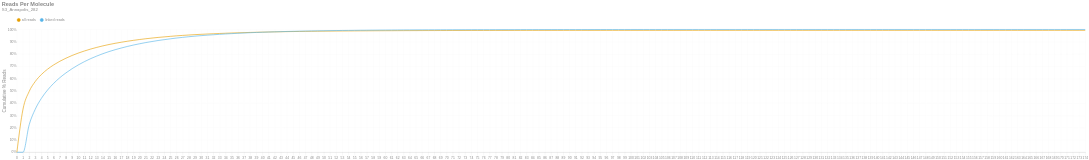

Here is the notebook cell this chart was saved with:
### Markdown cell above
### Reads per Molecule
This chart shows the cumulative distribution of the number of reads per linked molecule. That is, how many alignments are associated with a unique molecule. This excludes the number of reads associated with invalid or absent linked-read barcodes. The `linked` histogram is the percentages recalculated when disregarding singletons.

### Code cell
if SKIPLR:
    print_html(f"Skipped")
else:
    counts = np.bincount(valids['reads'].cast(pl.Int64).to_numpy())
    weighted = counts * np.arange(len(counts))
    all_perc = weighted / n_reads
    linked_perc = weighted / n_linked_reads
    linked_perc[1] = 0
    binned_df = pl.DataFrame({
        'readsper': list(range(len(counts))),
        'all reads (cumsum)': np.cumsum(all_perc).tolist(),
        'linked reads (cumsum)': np.cumsum(linked_perc).tolist(),
    })

    with SafeRender(binned_df):
        (
            density_plot(binned_df, 'Reads Per Molecule', samplename, 'readspmol')
            .encode(
                x=alt.X('readsper:O', title=None).axis(labelAngle=0).scale(padding=0),
                y=alt.Y('value:Q', title='Cumulative % Reads').axis(format='%').stack(False),
                color=alt.Color("key:N").scale(domain=["all reads", "linked reads"]),
                tooltip=[
                    alt.Tooltip("key:N", title="Data Type"),
                    alt.Tooltip("readsper:O", title="Reads Per Molecule"),
                    alt.Tooltip("value:Q", format=".2%", title="% Reads (Cum.)")
                ]            
            )
        ).display()

### Figure 1 — Vega-Lite specification as saved in the notebook (floating-point values rounded to 4 significant figures; data arrays with more than 128 entries replaced by an {"elided": "..."} marker saying what was removed)
{"width": "container", "height": 400, "config": {"title": {"anchor": "start", "dy": -15, "fontSize": 18, "color": "#888888", "subtitleColor": "#888888", "subtitleFontSize": 14}, "arc": {"fill": "#0072B2"}, "axis": {"domainColor": "#888888", "domainWidth": 0.5, "gridWidth": 0.2, "grid": false, "titleFontWeight": 400, "titleFontSize": 15, "labelFontSize": 11, "labelColor": "#888888", "tickColor": "#888888", "tickWidth": 0.2, "titleColor": "#888888"}, "axisBand": {"grid": false}, "axisX": {"grid": true, "tickSize": 10, "domainCap": "round"}, "axisY": {"domain": false, "grid": true, "tickSize": 0, "domainCap": "round"}, "background": "transparent", "header": {"labelFontSize": 15, "labelColor": "#888888", "titleFontSize": 15, "titleFontWeight": 600, "titleColor": "#888888"}, "legend": {"labelFont": "sans-serif", "labelFontSize": 12, "labelColor": "#888888", "symbolSize": 100, "symbolType": "circle", "titleFontSize": 12, "titlePadding": 10, "titleColor": "#888888", "title": null, "orient": "top"}, "range": {"category": ["#E69F00", "#56B4E9", "#009E73", "#F0E442", "#0072B2", "#D55E00", "#CC79A7", "#000000"], "diverging": ["#cfe8f3", "#a2d4ec", "#73bfe2", "#46abdb", "#1696d2", "#12719e"]}, "area": {"fill": "#0072B2", "fillOpacity": 0.7, "line": true, "strokeOpacity": 0.7}, "line": {"color": "#0072B2", "stroke": "#0072B2", "strokeWidth": 2}, "trail": {"color": "#0072B2", "stroke": "#0072B2", "strokeWidth": 0, "size": 1}, "point": {"filled": true, "fillOpacity": 1.0, "size": 95}, "text": {"color": "#888888", "fontSize": 11, "align": "right", "fontWeight": 400, "size": 11}, "bar": {"fill": "#0072B2", "stroke": null}, "view": {"stroke": null, "continuousWidth": 660, "continuousHeight": 400}}, "data": {"name": "data-792fc6b158c75bb5c20d207d2f92127f"}, "mark": {"type": "line", "interpolate": "monotone", "point": {"opacity": 0, "size": 275}}, "encoding": {"color": {"field": "key", "scale": {"domain": ["all reads", "linked reads"]}, "type": "nominal"}, "tooltip": [{"field": "key", "title": "Data Type", "type": "nominal"}, {"field": "readsper", "title": "Reads Per Molecule", "type": "ordinal"}, {"field": "value", "format": ".2%", "title": "% Reads (Cum.)", "type": "quantitative"}], "x": {"axis": {"labelAngle": 0}, "field": "readsper", "scale": {"padding": 0}, "title": null, "type": "ordinal"}, "y": {"axis": {"format": "%"}, "field": "value", "stack": false, "title": "Cumulative % Reads", "type": "quantitative"}}, "params": [{"name": "param_c36ac31b6afebe62", "select": {"type": "point", "fields": ["key"]}, "bind": "legend"}], "title": {"text": "Reads Per Molecule", "subtitle": "S3_Annapolis_282"}, "transform": [{"fold": ["all reads (cumsum)", "linked reads (cumsum)"]}, {"calculate": "replace(datum.key, ' (cumsum)', '')", "as": "key"}, {"filter": {"param": "param_c36ac31b6afebe62"}}], "usermeta": {"embedOptions": {"downloadFileName": "S3_Annapolis_282.readspmol"}}, "$schema": "https://vega.github.io/schema/vega-lite/v6.1.0.json", "datasets": {"data-792fc6b158c75bb5c20d207d2f92127f": {"elided": "175 records"}}}
